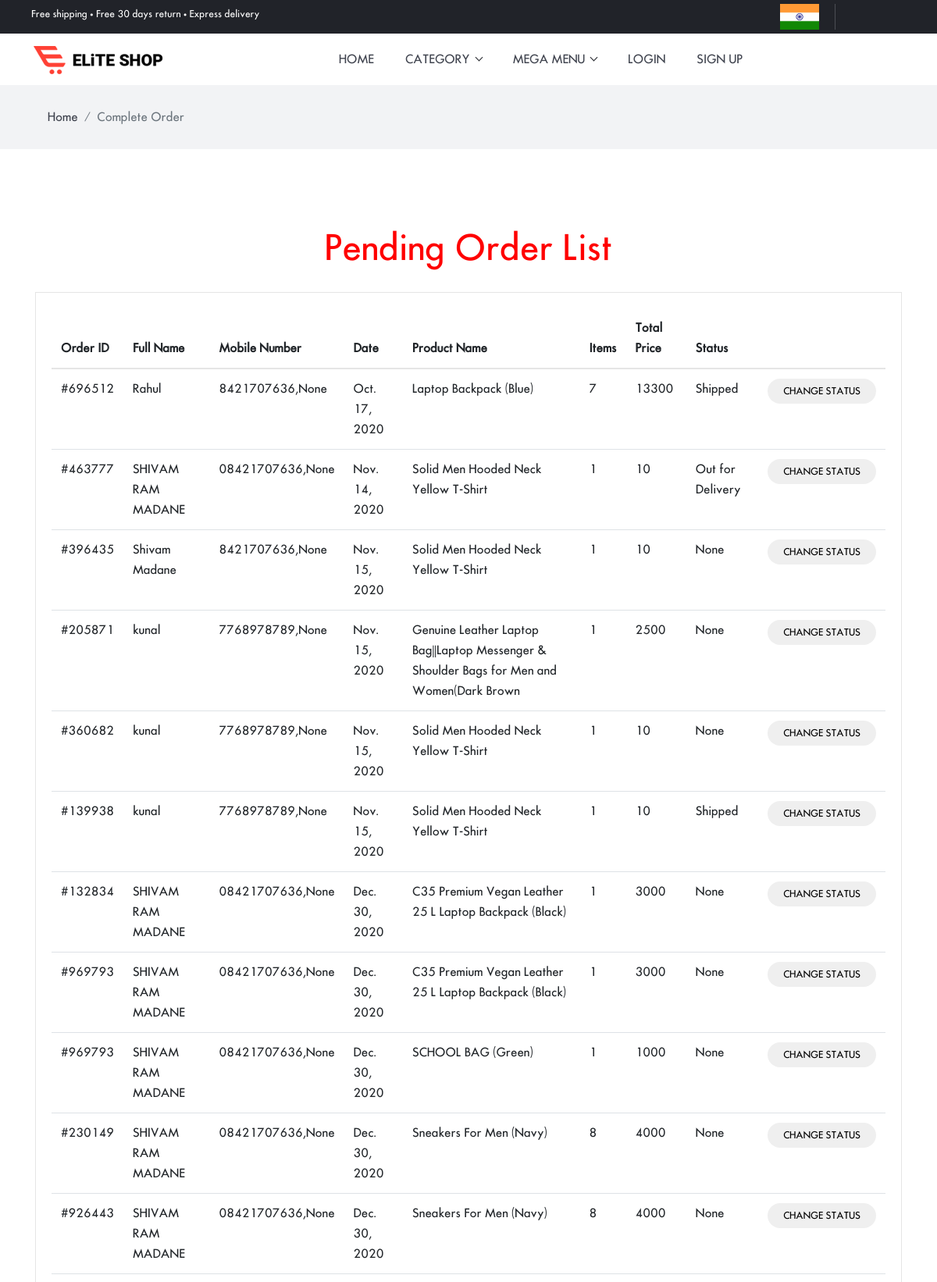
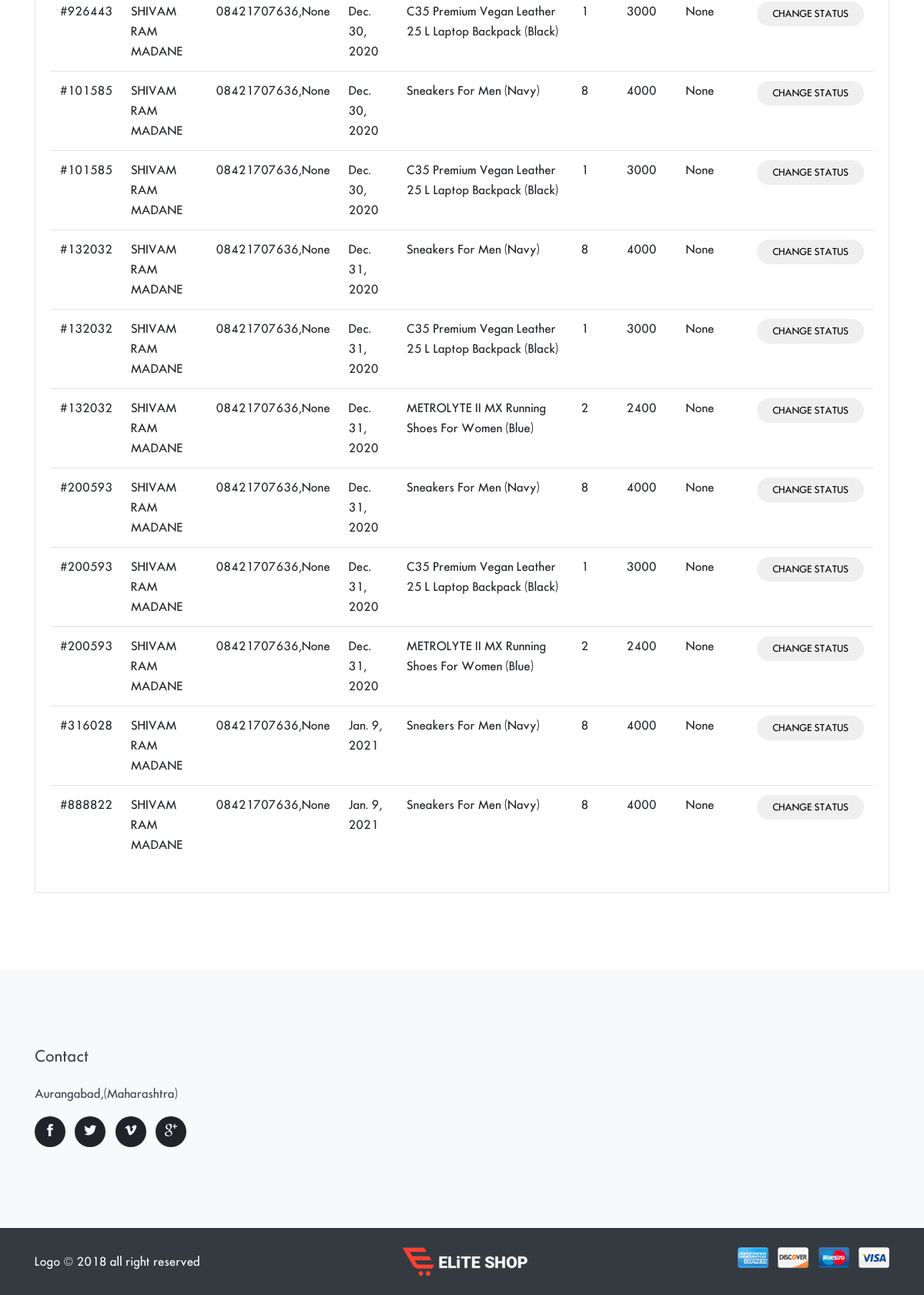
/otherthan/, run on the app's committed database (2 pictures, top to bottom).
### shopping/models.py (models this page shows, shortened)
class order_product_detail(models.Model):
    order_detail=models.ForeignKey(order_product, on_delete=models.CASCADE, null=True)
    pro = models.ForeignKey(Product, on_delete=models.CASCADE, null=True,blank=True)
    quantity=models.IntegerField(null=True)
    estimated_date=models.DateField(null=True,blank=True)
    total_amount=models.IntegerField(null=True)
    status = models.CharField(max_length=100, null=True, choices=status,blank=True)

class order_product(models.Model):
    usr = models.ForeignKey(User, on_delete=models.CASCADE, null=True)
    fullname=models.CharField(max_length=100,null=True)
    house_no=models.CharField(max_length=100,null=True,blank=True)
    area_name = models.CharField(max_length=100, null=True)
    landmark = models.CharField(max_length=100, null=True,blank=True)
    state_city = models.CharField(max_length=100, null=True)
    email=models.CharField(max_length=100,null=True,blank=True)
    pincode= models.CharField(max_length=100, null=True)
    mob1 = models.CharField(max_length=100, null=True)
    mob2 = models.CharField(max_length=100, null=True,blank=True)
    date=models.DateField(blank=True,null=True)
    order_id = models.CharField(max_length=100, null=True,blank=True)
    payment_status=models.CharField(max_length=100,default='Not Done',blank=True)
    payment_id=models.CharField(max_length=100, null=True,blank=True)
    amount=models.IntegerField(null=True,blank=True)

class Product(models.Model):
    Subcat = models.ForeignKey(Subcategory, on_delete=models.CASCADE, null=True)
    name = models.CharField(max_length=100,null=True)
    price = models.IntegerField(null=True)
    stock = models.IntegerField(null=True)
    img1 =models.FileField(null=True)
    img2 = models.FileField(null=True)
    img3 = models.FileField(null=True)
    des=models.TextField(null=True)
    size=models.CharField(max_length=100,null=True,blank=True)

### shopping/views.py (the view)
# urls.py: path('otherthan/',other,name='oth'),
def other(request):
    data=[]
    pending_order = order_product_detail.objects.all()
    for i in pending_order:
        if i.status != 'Delivered':
            data.append(i)
    d={'data':data,"allcat": allcat,'mycart':mycartdata(request.user)}
    return render(request,'pen.html',d)

### shopping/views.py (called while the page is built)
def allcat():
    allcat = Category.objects.all()
    return allcat

def mycartdata(User=None):
    cartlist = []
    if User.is_authenticated:
        cart=AddToCart.objects.filter(usr=User)[::-1]
        cartlist=cart[:2]
    return cartlist

### shopping/templates/pen.html
{% extends 'base.html' %}
{% load static %}
{% block body %}
<div class="main-wrapper">
<nav class="bg-gray py-3">
  <div class="container">
    <ol class="breadcrumb">
      <li class="breadcrumb-item"><a href="index-2.html">Home</a></li>
      <li class="breadcrumb-item active" aria-current="page">Complete Order</li>
    </ol>
  </div>
</nav>
<section class="user-dashboard section">
	<div class="container">
		<div class="row">
			<div class="col-md-12">
				<center><h1 style="color:red;font-style:monospace;">Pending Order List</h1></center>
				<div class="dashboard-wrapper user-dashboard">
					<div class="table-responsive">
						<table class="table">
							<thead>
								<tr>
									<th>Order ID</th>
									<th>Full Name</th>
									<th>Mobile Number</th>
									<th>Date</th>
									<th>Product Name</th>
									<th>Items</th>
									<th>Total Price</th>
									<th>Status</th>
								</tr>
							</thead>
							<tbody>
							{% for i in data %}
								<tr>
									<td>#{{ i.order_detail.order_id }}</td>
									<td>{{ i.order_detail.fullname }}</td>
									<td>{{ i.order_detail.mob1 }},{{ i.order_detail.mob2 }}</td>
									<td>{{ i.order_detail.date }}</td>
									<td>{{ i.pro.name }}</td>
									<td>{{ i.quantity }}</td>
									<td>{{ i.total_amount }}</td>
									<td>{{ i.status }}</td>
									<td><a href="{% url 'change' i.id%}"><button class="btn btn-sm">Change Status</button></a> </td>
								</tr>
							{% endfor %}
							</tbody>
						</table>
					</div>
				</div>
			</div>
		</div>
	</div>
</section>
{% endblock %}

### shopping/static/css/style.css (style rules this page uses)
body { line-height: 26px; font-family: "futura_icgregular"; font-weight: 400; -webkit-font-smoothing: antialiased; font-size: 15px; }
h1, h2, h3, h4, h5, h6, .h1, .h2, .h3, .h4, .h5, .h6 { color: #3f434e; font-family: "futura_icgregular"; font-weight: 400; }
h1, .h1 { font-size: 44px; }
.btn { font-size: 15px; font-family: "futura_icgregular"; text-transform: uppercase; padding: 16.5px 45px; font-weight: 400; border: 0; border-radius: 40px; position: relative; transition: .2s ease; }
.btn-sm { padding: 7px 20px; font-size: 12px; }
body { background-color: #fff; overflow-x: hidden; }
ol, ul { list-style-type: none; margin: 0px; }
a, a:hover, a:focus { text-decoration: none; }
a, button, select, input, label { cursor: pointer; transition: .2s ease; }
.section { padding-top: 100px; padding-bottom: 100px; }
.breadcrumb { border-radius: 0; background-color: transparent; margin-bottom: 0; }
.breadcrumb-item a { color: #3f434e; }
.bg-gray { background: #f2f3f5; }
.dashboard-wrapper { border: 1px solid #e5e5e5; margin-top: 30px; padding: 20px; }
.dashboard-wrapper a { color: #222222; }
.table thead { border-bottom: 2px solid #e5e5e5; }
.table thead th { border: 0; }

### data on the page
order_product_detail: order_detail.order_id "696512", order_detail.fullname "Rahul", order_detail.mob1 "8421707636", order_detail.mob2 "None", order_detail "Oct. 17, 2020", pro.name "Laptop Backpack (Blue)", quantity "7", total_amount "13300", status "Shipped"
order_product_detail: order_detail.order_id "463777", order_detail.fullname "SHIVAM RAM MADANE", order_detail.mob1 "08421707636", order_detail.mob2 "None", order_detail "Nov. 14, 2020", pro.name "Solid Men Hooded Neck Yellow T-Shirt", quantity "1", total_amount "10", status "Out for Delivery"
order_product_detail: order_detail.order_id "396435", order_detail.fullname "Shivam Madane", order_detail.mob1 "8421707636", order_detail.mob2 "None", order_detail "Nov. 15, 2020", pro.name "Solid Men Hooded Neck Yellow T-Shirt", quantity "1", total_amount "10", status "None"
order_product_detail: order_detail.order_id "205871", order_detail.fullname "kunal", order_detail.mob1 "7768978789", order_detail.mob2 "None", order_detail "Nov. 15, 2020", pro.name "Genuine Leather Laptop Bag||Laptop Messenger & Shoulder Bags for Men and Women(Dark Brown", quantity "1", total_amount "2500", status "None"
order_product_detail: order_detail.order_id "360682", order_detail.fullname "kunal", order_detail.mob1 "7768978789", order_detail.mob2 "None", order_detail "Nov. 15, 2020", pro.name "Solid Men Hooded Neck Yellow T-Shirt", quantity "1", total_amount "10", status "None"
order_product_detail: order_detail.order_id "139938", order_detail.fullname "kunal", order_detail.mob1 "7768978789", order_detail.mob2 "None", order_detail "Nov. 15, 2020", pro.name "Solid Men Hooded Neck Yellow T-Shirt", quantity "1", total_amount "10", status "Shipped"
order_product_detail: order_detail.order_id "132834", order_detail.fullname "SHIVAM RAM MADANE", order_detail.mob1 "08421707636", order_detail.mob2 "None", order_detail "Dec. 30, 2020", pro.name "C35 Premium Vegan Leather 25 L Laptop Backpack (Black)", quantity "1", total_amount "3000", status "None"
order_product_detail: order_detail.order_id "969793", order_detail.fullname "SHIVAM RAM MADANE", order_detail.mob1 "08421707636", order_detail.mob2 "None", order_detail "Dec. 30, 2020", pro.name "C35 Premium Vegan Leather 25 L Laptop Backpack (Black)", quantity "1", total_amount "3000", status "None"
order_product_detail: order_detail.order_id "969793", order_detail.fullname "SHIVAM RAM MADANE", order_detail.mob1 "08421707636", order_detail.mob2 "None", order_detail "Dec. 30, 2020", pro.name "SCHOOL BAG (Green)", quantity "1", total_amount "1000", status "None"
order_product_detail: order_detail.order_id "230149", order_detail.fullname "SHIVAM RAM MADANE", order_detail.mob1 "08421707636", order_detail.mob2 "None", order_detail "Dec. 30, 2020", pro.name "Sneakers For Men (Navy)", quantity "8", total_amount "4000", status "None"
order_product_detail: order_detail.order_id "926443", order_detail.fullname "SHIVAM RAM MADANE", order_detail.mob1 "08421707636", order_detail.mob2 "None", order_detail "Dec. 30, 2020", pro.name "Sneakers For Men (Navy)", quantity "8", total_amount "4000", status "None"
order_product_detail: order_detail.order_id "926443", order_detail.fullname "SHIVAM RAM MADANE", order_detail.mob1 "08421707636", order_detail.mob2 "None", order_detail "Dec. 30, 2020", pro.name "C35 Premium Vegan Leather 25 L Laptop Backpack (Black)", quantity "1", total_amount "3000", status "None"
order_product_detail: order_detail.order_id "101585", order_detail.fullname "SHIVAM RAM MADANE", order_detail.mob1 "08421707636", order_detail.mob2 "None", order_detail "Dec. 30, 2020", pro.name "Sneakers For Men (Navy)", quantity "8", total_amount "4000", status "None"
order_product_detail: order_detail.order_id "101585", order_detail.fullname "SHIVAM RAM MADANE", order_detail.mob1 "08421707636", order_detail.mob2 "None", order_detail "Dec. 30, 2020", pro.name "C35 Premium Vegan Leather 25 L Laptop Backpack (Black)", quantity "1", total_amount "3000", status "None"
order_product_detail: order_detail.order_id "132032", order_detail.fullname "SHIVAM RAM MADANE", order_detail.mob1 "08421707636", order_detail.mob2 "None", order_detail "Dec. 31, 2020", pro.name "Sneakers For Men (Navy)", quantity "8", total_amount "4000", status "None"
order_product_detail: order_detail.order_id "132032", order_detail.fullname "SHIVAM RAM MADANE", order_detail.mob1 "08421707636", order_detail.mob2 "None", order_detail "Dec. 31, 2020", pro.name "C35 Premium Vegan Leather 25 L Laptop Backpack (Black)", quantity "1", total_amount "3000", status "None"
order_product_detail: order_detail.order_id "132032", order_detail.fullname "SHIVAM RAM MADANE", order_detail.mob1 "08421707636", order_detail.mob2 "None", order_detail "Dec. 31, 2020", pro.name "METROLYTE II MX Running Shoes For Women (Blue)", quantity "2", total_amount "2400", status "None"
order_product_detail: order_detail.order_id "200593", order_detail.fullname "SHIVAM RAM MADANE", order_detail.mob1 "08421707636", order_detail.mob2 "None", order_detail "Dec. 31, 2020", pro.name "Sneakers For Men (Navy)", quantity "8", total_amount "4000", status "None"
order_product_detail: order_detail.order_id "200593", order_detail.fullname "SHIVAM RAM MADANE", order_detail.mob1 "08421707636", order_detail.mob2 "None", order_detail "Dec. 31, 2020", pro.name "C35 Premium Vegan Leather 25 L Laptop Backpack (Black)", quantity "1", total_amount "3000", status "None"
order_product_detail: order_detail.order_id "200593", order_detail.fullname "SHIVAM RAM MADANE", order_detail.mob1 "08421707636", order_detail.mob2 "None", order_detail "Dec. 31, 2020", pro.name "METROLYTE II MX Running Shoes For Women (Blue)", quantity "2", total_amount "2400", status "None"
order_product_detail: order_detail.order_id "316028", order_detail.fullname "SHIVAM RAM MADANE", order_detail.mob1 "08421707636", order_detail.mob2 "None", order_detail "Jan. 9, 2021", pro.name "Sneakers For Men (Navy)", quantity "8", total_amount "4000", status "None"
order_product_detail: order_detail.order_id "888822", order_detail.fullname "SHIVAM RAM MADANE", order_detail.mob1 "08421707636", order_detail.mob2 "None", order_detail "Jan. 9, 2021", pro.name "Sneakers For Men (Navy)", quantity "8", total_amount "4000", status "None"
